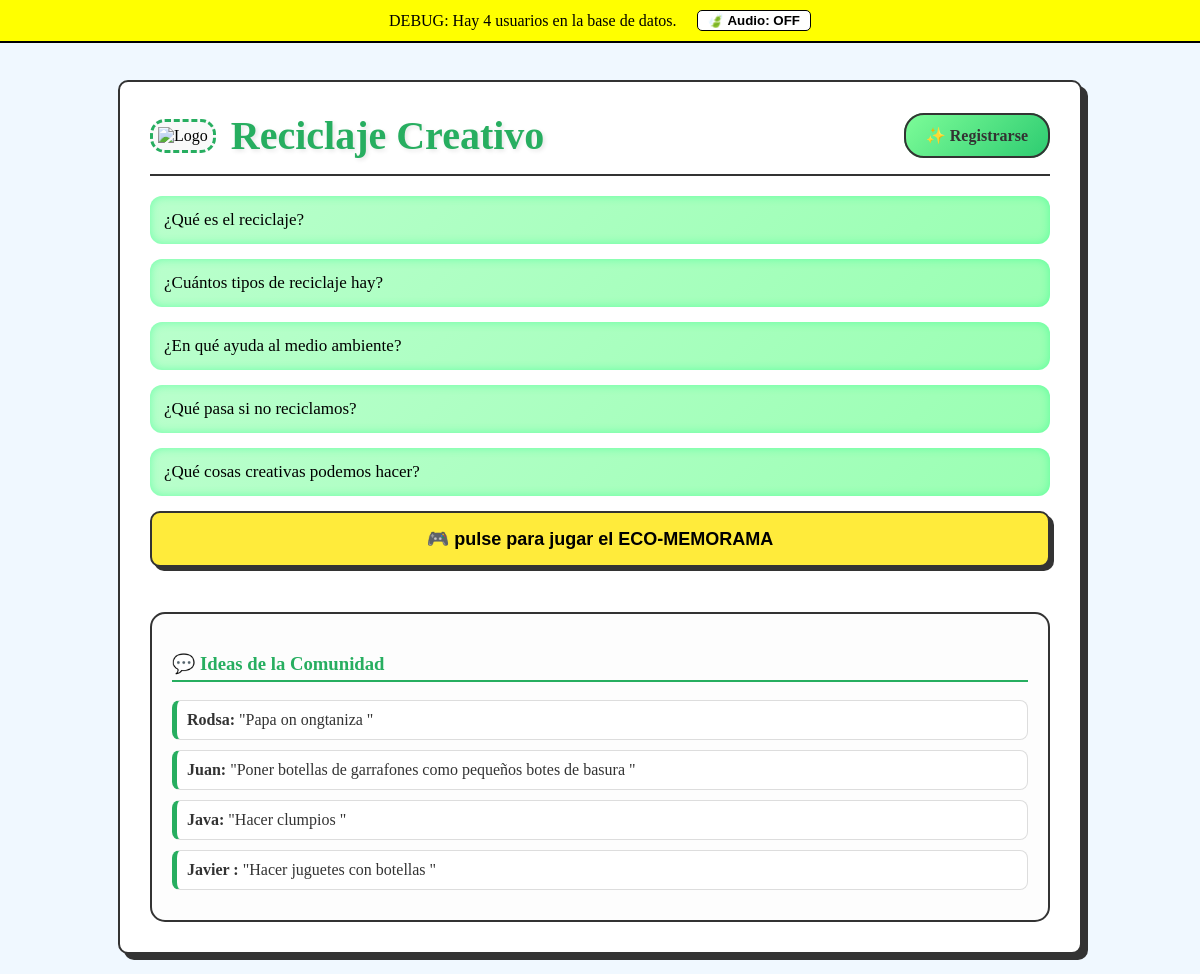
The page / on the database its author committed.
### app.py (models this page shows)
class Usuario(db.Model):
    id = db.Column(db.Integer, primary_key=True)
    nombre = db.Column(db.String(100), nullable=False)
    email = db.Column(db.String(100), unique=True, nullable=False)
    comentario = db.Column(db.Text, nullable=False)

### app.py (the view)
@app.route('/')
def index():
    personas = Usuario.query.all()
    return render_template('index.html', usuarios=personas)

### templates/index.html (shortened to what this page needs)
<!DOCTYPE html>
<html lang="es">
<head>
</head>
<body>
<div style="background: yellow; color: black; padding: 10px; position: fixed; top: 0; width: 100%; z-index: 100; text-align: center; border-bottom: 2px solid black; display: flex; justify-content: center; align-items: center; gap: 20px;">
  <span>DEBUG: Hay {{ usuarios|length }} usuarios en la base de datos.</span>
  <button onclick="toggleAudio()" id="btnAudio" style="background: white; border: 1px solid black; cursor: pointer; padding: 2px 10px; font-weight: bold; border-radius: 5px;">🍃 Audio: OFF</button>
</div>
<div class="bubbles">
</div>
<div class="container">
    <div class="header">
        <div class="header-left">
            <div class="logo-container">
                <img src="{{ url_for('static', filename='img/miazul.png') }}" width="90" alt="Logo">
            </div>
            <span class="title">Reciclaje Creativo</span>
        </div>
        <div class="header-right">
            {% if session.get('usuario_id') %}
                <span style="margin-right: 10px; color: #27ae60;">Hola, <b>{{ session['usuario_nombre'] }}</b>!</span>
                <a href="/logout" class="button" style="background: #ff7675; border-color: #333;">❌ Salir</a>
            {% else %}
                <a href="/unirse" class="button">✨ Registrarse</a>
            {% endif %}
        </div>
    </div>
    <div class="question" onclick="openPopup('El <b>reciclaje</b> es el proceso de transformar materiales que ya no utilizamos en nuevas materias primas. Es la forma más efectiva de evitar que nuestros desechos terminen contaminando ríos, mares o suelos, dándoles una <b>segunda vida</b> útil.<br><br><b>¿Por qué es importante?</b><br>• <b>Ahorro de energía:</b> Fabricar productos con materiales reciclados consume mucha menos energía que extraer recursos nuevos.<br>• <b>Protección ambiental:</b> Al reciclar papel salvamos bosques, y al reciclar metales reducimos la minería agresiva.<br>• <b>Menos basura:</b> Ayuda a que los vertederos no se llenen tan rápido, reduciendo la contaminación.<br><br><b>El ciclo del éxito:</b><br>Todo empieza con la <b>separación correcta</b> en casa; sin ese primer paso, los materiales se ensucian y ya no pueden ser transformados. Reciclar es un acto de respeto hacia nuestro planeta.', 'foto1.jpg')">¿Qué es el reciclaje?</div>
    <div class="question" onclick="openPopup('Existen diferentes formas de clasificar el reciclaje según el material y el proceso, pero los más comunes son:<br><br>• <b>Plástico (Amarillo):</b> Se clasifican por códigos del 1 al 7. Reciclar una botella de plástico ahorra suficiente energía para mantener una bombilla encendida por 6 horas.<br>• <b>Papel y Cartón (Azul):</b> Por cada tonelada de papel reciclado, se salvan 17 árboles y se ahorran miles de litros de agua.<br>• <b>Vidrio (Verde):</b> Es el material perfecto porque se puede reciclar al 100% infinitas veces sin perder su calidad.<br>• <b>Orgánico (Marrón):</b> Consiste en reciclar restos de comida para crear compost (abono natural) para la tierra.<br><br><b>Reciclaje Especial:</b><br>También existe el reciclaje de <b>metales</b> (latas), <b>electrónicos</b> (pilas y cables) y <b>textil</b>.', 'foto2.jpg')">¿Cuántos tipos de reciclaje hay?</div>
    <div class="question" onclick="openPopup('El reciclaje es una de las herramientas más poderosas que tenemos para proteger el planeta. Sus beneficios impactan directamente en la salud del ecosistema:<br><br>• <b>Conservación de recursos:</b> Al reciclar, evitamos la extracción de nuevas materias primas, lo que significa menos deforestación y menos excavaciones mineras que destruyen habbitats naturales.<br>• <b>Ahorro de energía y agua:</b> Producir objetos desde materiales reciclados gasta hasta un 90% menos de energía y reduce drásticamente el consumo de agua industrial.<br>• <b>Reducción de gases de efecto invernadero:</b> Al usar menos energía en las fábricas, se emite mucho menos CO2, ayudando directamente a frenar el cambio climático.<br>• <b>Protección de la fauna:</b> Evita que plásticos y químicos terminen en los océanos, salvando la vida de miles de tortugas, aves y peces.', 'foto3.jpg')">¿En qué ayuda al medio ambiente?</div>
    <div class="question" onclick="openPopup('Si dejamos de reciclar, las consecuencias para nuestro entorno lamento serían catastróficas a corto y largo plazo:<br><br>• <b>Colapso de vertederos:</b> Los basureros alcanzarían su capacidad máxima rápidamente, obligando a crear nuevos depósitos en zonas naturales.<br>• <b>Agotamiento de recursos:</b> Tendríamos que extraer recursos naturales sin descanso. Esto causaría la desaparición de bosques enteros.<br>• <b>Aumento de la contaminación:</b> La fabricación de productos desde cero emite mucho más gases tóxicos.<br>• <b>Mares de plástico:</b> Millones de toneladas de desechos terminarían en los océanos, creando islas de basura gigantes.', 'foto4.jpg')">¿Qué pasa si no reciclamos?</div>
    <div class="question" onclick="openPopup('¡El reciclaje puede ser un arte! Aquí tienes algunas ideas increíbles para transformar residuos en objetos útiles:<br><br>• <b>Macetas con personalidad:</b> Corta botellas de plástico a la mitad y píntalas. <a href=\'#\'>Ver video aquí</a><br>• <b>Organizadores de escritorio:</b> Usa latas de conservas decoradas.<br>• <b>Lámparas modernas:</b> Con botellas de vidrio.<br>• <b>Juguetes ecológicos:</b> Crea alcancías con botes de champú. <a href=\'#\'>Ver ideas de animales</a><br><br><b>¿Por qué hacerlo?</b><br>Hacer manualidades ahorra dinero y estimula la creatividad.', 'foto5.jpg')">¿Qué cosas creativas podemos hacer?</div>
    <button class="btn-juego-toggle" onclick="toggleJuego()">🎮 pulse para jugar el ECO-MEMORAMA</button>
    <div class="muro-ideas">
        <h3 style="color: #27ae60; border-bottom: 2px solid #27ae60; padding-bottom: 5px;">💬 Ideas de la Comunidad</h3>
        {% if usuarios %}
            {% for u in usuarios %}
                <div class="idea-card"><strong>{{ u.nombre }}:</strong> "{{ u.comentario }}"</div>
            {% endfor %}
        {% endif %}
    </div>
</div>
</body>
</html>

### templates/index.html (style rules this page uses)
body { font-family: 'Handlee', cursive; background-color: #f0f8ff; margin: 0; min-height: 100vh; width: 100vw; display: flex; justify-content: center; align-items: center; overflow-x: hidden; position: relative; }
.bubbles { position: fixed; top: 0; left: 0; width: 100%; height: 100%; pointer-events: none; z-index: 0; }
.container { width: 90vw; max-width: 900px; background: white; border: 2px solid #333; border-radius: 10px; padding: 30px; box-shadow: 6px 6px 0 #333; z-index: 1; margin: 80px 0 20px 0; }
.header { display: flex; justify-content: space-between; align-items: center; border-bottom: 2px solid #333; padding-bottom: 15px; margin-bottom: 20px; flex-wrap: wrap; gap: 10px; }
.header-left { display: flex; align-items: center; gap: 15px; }
.logo-container { border: 3px dashed #27ae60; padding: 5px; border-radius: 15px; background: #f9f9f9; }
.title { font-size: 40px; font-weight: bold; color: #27ae60; text-shadow: 2px 2px 4px rgba(0,0,0,0.1); animation: titlePulse 3s infinite; }
.button { padding: 12px 20px; border-radius: 20px; border: 2px solid #333; background: linear-gradient(135deg, #7CFC98, #2ecc71); cursor: pointer; font-weight: bold; text-decoration: none; color: #333; transition: transform .3s, box-shadow .3s; }
.btn-juego-toggle { background: #ffeb3b; border: 2px solid #333; padding: 15px; width: 100%; border-radius: 10px; font-weight: bold; font-size: 18px; cursor: pointer; margin-bottom: 15px; box-shadow: 4px 4px 0 #333; }
.question { background: linear-gradient(135deg, #b9ffcc, #9affb3); border-radius: 12px; padding: 14px; margin-bottom: 15px; cursor: pointer; font-size: 17px; transition: all .4s; box-shadow: inset 0 0 10px rgba(0,255,120,0.4); }
.muro-ideas { margin-top: 30px; padding: 20px; background: #fdfdfd; border: 2px solid #333; border-radius: 15px; }
.idea-card { background: white; border: 1px solid #ddd; padding: 10px; margin-bottom: 10px; border-radius: 8px; border-left: 5px solid #27ae60; color: #333; }

### rows shown on the page
Usuario: nombre "Rodsa", comentario "Papa on ongtaniza"
Usuario: nombre "Juan", comentario "Poner botellas de garrafones como pequeños botes de basura"
Usuario: nombre "Java", comentario "Hacer clumpios"
Usuario: nombre "Javier", comentario "Hacer juguetes con botellas"

### other values the page prints
{{ usuarios|length }} "4"
